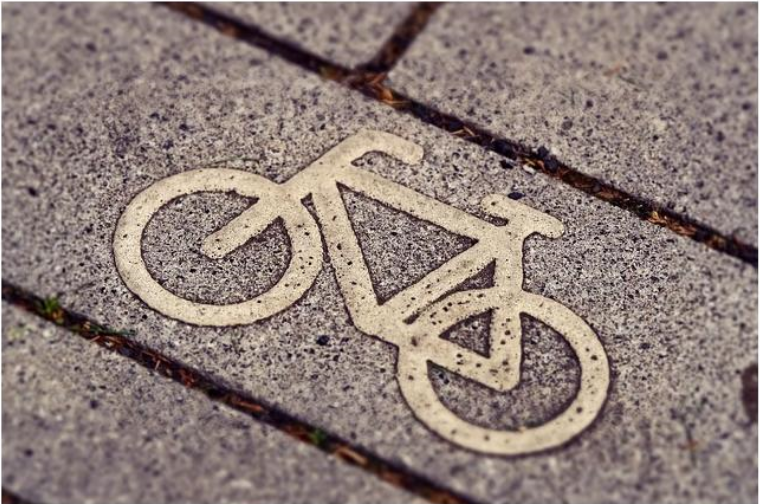
#> input picture colorida.jpg, 760 x 504 px
$ python script.py
#> lines starting #> are read from the running program, lines starting #| are printed output that depends on the picture
#> the answer given: colorida.jpg
import cv2 as cv
import numpy as np
from matplotlib import pyplot as plt

def plot_color_histograms(img_path):
#> called with img_path = 'colorida.jpg'
	img = cv.imread("colorida.jpg")
#> img is the input picture: shape (504, 760, 3); mean B, G, R 121, 126.4, 142.4
	azul, verde, vermelho = cv.split(img)
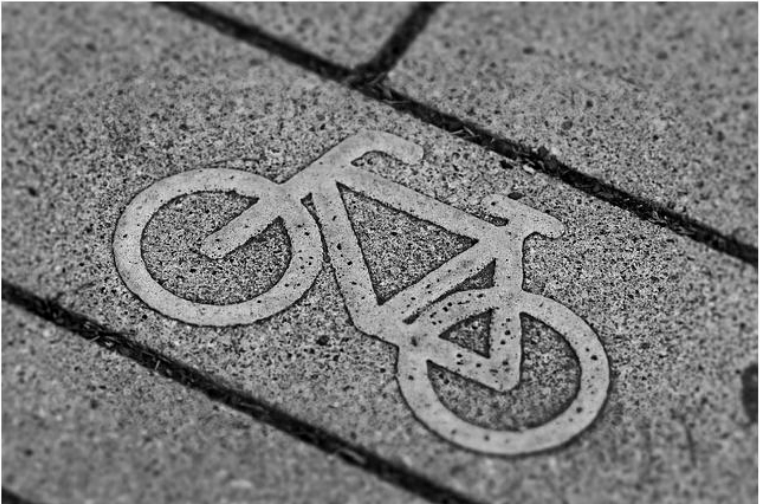
#> azul: shape (504, 760); min 0, max 255, mean 121
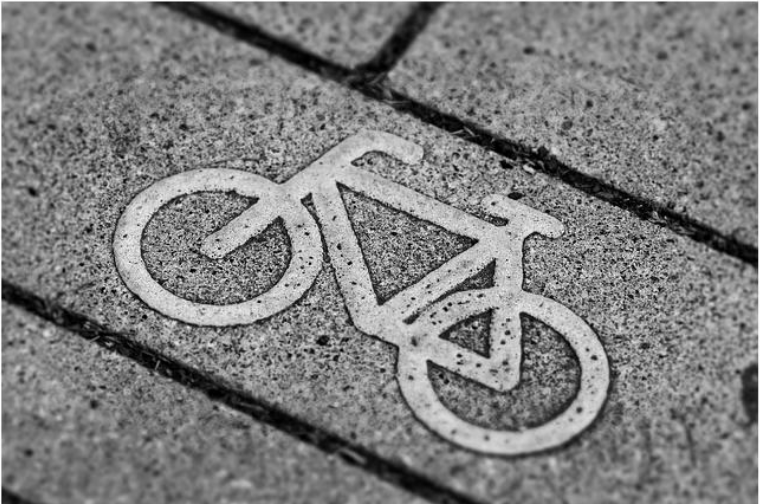
#> verde: shape (504, 760); min 0, max 255, mean 126.4
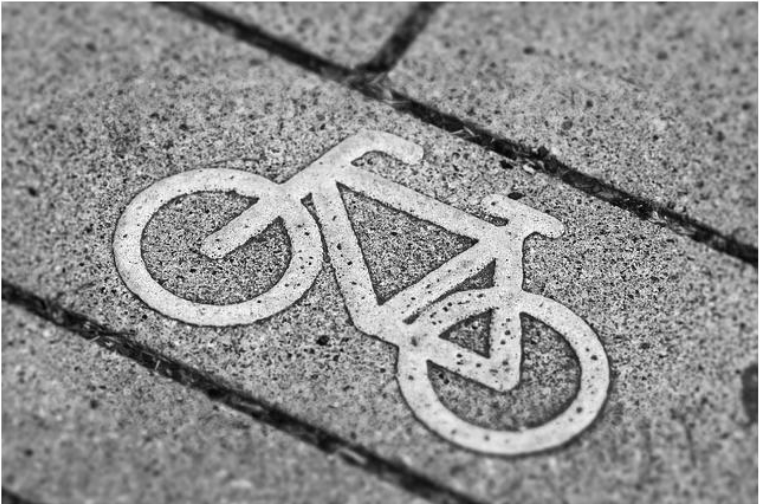
#> vermelho: shape (504, 760); min 3, max 255, mean 142.4

	plt.style.use('dark_background')

	# Criar um subplot para os histogramas individuais e sobreposição
	fig, axes = plt.subplots(2, 2, figsize=(15, 10))

	# Histograma do canal azul
	axes[0, 0].hist(azul.ravel(), 256, [0, 256], color='blue')
	axes[0, 0].set_xlabel("Valor do pixel")
	axes[0, 0].set_ylabel("Frequência")
	axes[0, 0].set_title("Histograma do canal azul")

	# Histograma do canal verde
	axes[0, 1].hist(verde.ravel(), 256, [0, 256], color='green')
	axes[0, 1].set_xlabel("Valor do pixel")
	axes[0, 1].set_ylabel("Frequência")
	axes[0, 1].set_title("Histograma do canal verde")

	# Histograma do canal vermelho
	axes[1, 0].hist(vermelho.ravel(), 256, [0, 256], color='red')
	axes[1, 0].set_xlabel("Valor do pixel")
	axes[1, 0].set_ylabel("Frequência")
	axes[1, 0].set_title("Histograma do canal vermelho")

	# Sobreposição dos histogramas
	axes[1, 1].hist(azul.ravel(), 256, [0, 256], color='blue', alpha=0.5, label='Azul')
	axes[1, 1].hist(verde.ravel(), 256, [0, 256], color='green', alpha=0.5, label='Verde')
	axes[1, 1].hist(vermelho.ravel(), 256, [0, 256], color='red',alpha=0.5,label='Vermelho')

	axes[1, 1].set_xlabel("Valor do pixel")
	axes[1, 1].set_ylabel("Frequência")
	axes[1, 1].set_title("Sobreposição dos Histogramas")
	axes[1, 1].legend()

	# Ajustar o layout para evitar sobreposição
	plt.tight_layout()

	# Mostrar o gráfico
	plt.show()
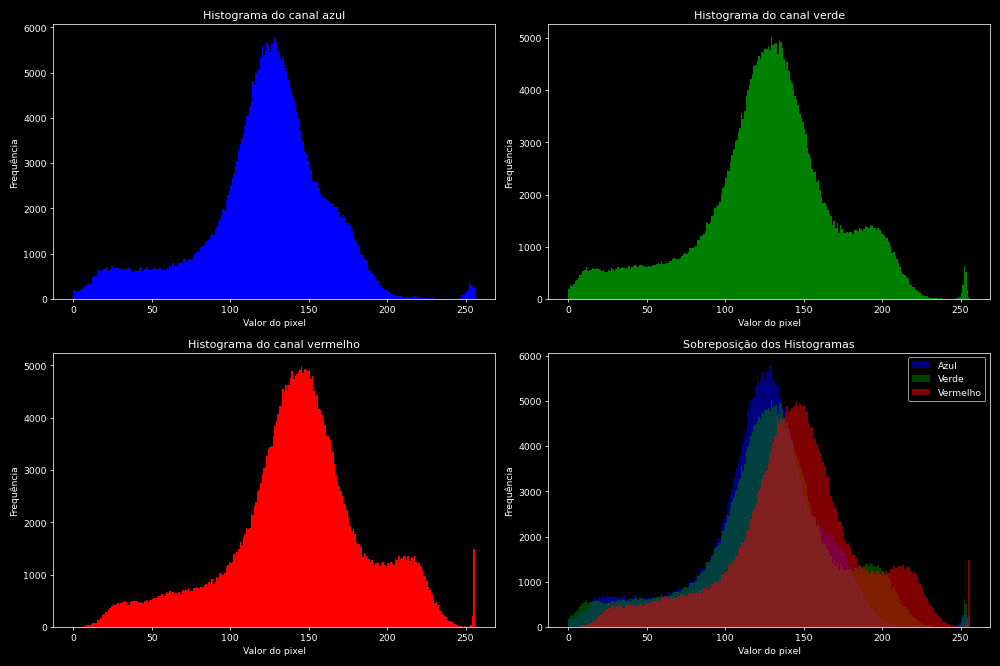
#> figure drawn by matplotlib, 4 panels; panel 1: tallest bar 5782 high, from x = 128 to 129; panel 2: tallest bar 5017 high, from x = 129 to 130; panel 3: tallest bar 4996 high, from x = 145 to 146; panel 4: tallest bar 5782 high, from x = 128 to 129
print("Insira o path da imagem: ")
img_path = input()
plot_color_histograms(img_path)
